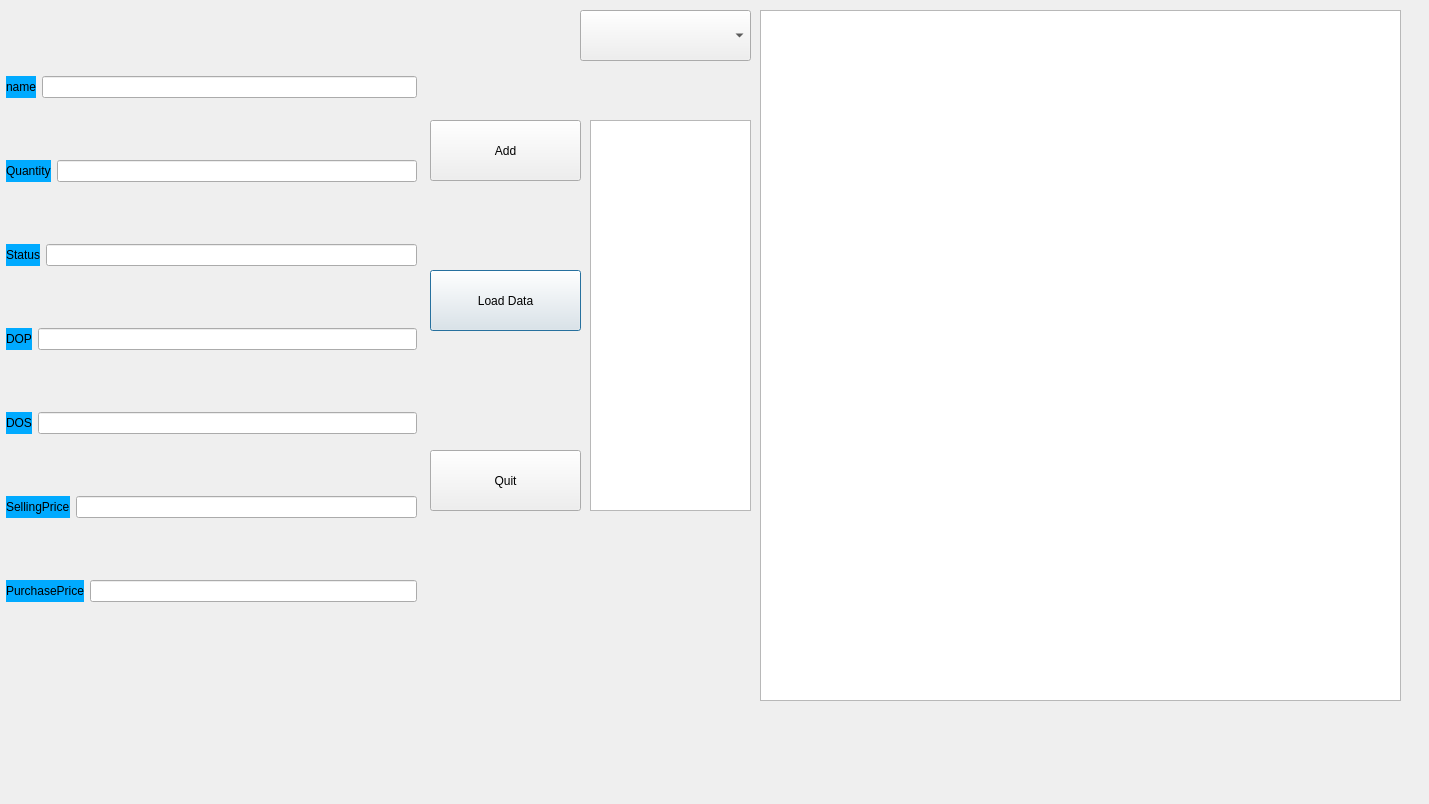
<?xml version="1.0" encoding="UTF-8"?>
<ui version="4.0">
 <class>AdminDialog1</class>
 <widget class="QDialog" name="AdminDialog1">
  <property name="geometry">
   <rect>
    <x>0</x>
    <y>0</y>
    <width>1429</width>
    <height>804</height>
   </rect>
  </property>
  <property name="windowTitle">
   <string>Dialog</string>
  </property>
  <widget class="QListView" name="listView">
   <property name="geometry">
    <rect>
     <x>590</x>
     <y>120</y>
     <width>161</width>
     <height>391</height>
    </rect>
   </property>
   <property name="styleSheet">
    <string notr="true">font: 75 14pt &quot;MS Shell Dlg 2&quot;;
color: rgb(255, 255, 255);</string>
   </property>
  </widget>
  <widget class="QPushButton" name="pushButton_loadInfo">
   <property name="geometry">
    <rect>
     <x>430</x>
     <y>270</y>
     <width>151</width>
     <height>61</height>
    </rect>
   </property>
   <property name="styleSheet">
    <string notr="true">font: 75 14pt &quot;MS Shell Dlg 2&quot;;</string>
   </property>
   <property name="text">
    <string>Load Data</string>
   </property>
  </widget>
  <widget class="QComboBox" name="comboBox">
   <property name="geometry">
    <rect>
     <x>580</x>
     <y>10</y>
     <width>171</width>
     <height>51</height>
    </rect>
   </property>
   <property name="styleSheet">
    <string notr="true">font: 75 14pt &quot;MS Shell Dlg 2&quot;;</string>
   </property>
  </widget>
  <widget class="QPushButton" name="pushButton_save">
   <property name="geometry">
    <rect>
     <x>430</x>
     <y>120</y>
     <width>151</width>
     <height>61</height>
    </rect>
   </property>
   <property name="styleSheet">
    <string notr="true">font: 75 14pt &quot;MS Shell Dlg 2&quot;;</string>
   </property>
   <property name="text">
    <string>Add</string>
   </property>
  </widget>
  <widget class="QTableView" name="tableView">
   <property name="geometry">
    <rect>
     <x>760</x>
     <y>10</y>
     <width>641</width>
     <height>691</height>
    </rect>
   </property>
   <property name="styleSheet">
    <string notr="true">font: 75 10pt &quot;MS Shell Dlg 2&quot;;</string>
   </property>
  </widget>
  <widget class="QWidget" name="layoutWidget">
   <property name="geometry">
    <rect>
     <x>6</x>
     <y>20</y>
     <width>411</width>
     <height>641</height>
    </rect>
   </property>
   <layout class="QVBoxLayout" name="verticalLayout">
    <item>
     <layout class="QHBoxLayout" name="horizontalLayout">
      <item>
       <widget class="QLabel" name="label">
        <property name="styleSheet">
         <string notr="true">background-color: rgb(0, 170, 255);
font: 75 14pt &quot;MS Shell Dlg 2&quot;;
border-color: rgb(0, 170, 255);</string>
        </property>
        <property name="text">
         <string>name</string>
        </property>
       </widget>
      </item>
      <item>
       <widget class="QLineEdit" name="lineEdit_sName">
        <property name="styleSheet">
         <string notr="true">font: 75 12pt &quot;MS Shell Dlg 2&quot;;</string>
        </property>
       </widget>
      </item>
     </layout>
    </item>
    <item>
     <layout class="QHBoxLayout" name="horizontalLayout_2">
      <item>
       <widget class="QLabel" name="label_2">
        <property name="styleSheet">
         <string notr="true">background-color: rgb(0, 170, 255);
font: 75 14pt &quot;MS Shell Dlg 2&quot;;
border-color: rgb(0, 170, 255);</string>
        </property>
        <property name="text">
         <string>Quantity</string>
        </property>
       </widget>
      </item>
      <item>
       <widget class="QLineEdit" name="lineEdit_sQuantity">
        <property name="styleSheet">
         <string notr="true">font: 75 12pt &quot;MS Shell Dlg 2&quot;;</string>
        </property>
       </widget>
      </item>
     </layout>
    </item>
    <item>
     <layout class="QHBoxLayout" name="horizontalLayout_6">
      <item>
       <widget class="QLabel" name="label_5">
        <property name="styleSheet">
         <string notr="true">background-color: rgb(0, 170, 255);
font: 75 14pt &quot;MS Shell Dlg 2&quot;;
border-color: rgb(0, 170, 255);</string>
        </property>
        <property name="text">
         <string>Status</string>
        </property>
       </widget>
      </item>
      <item>
       <widget class="QLineEdit" name="lineEdit_sStatus">
        <property name="styleSheet">
         <string notr="true">font: 75 12pt &quot;MS Shell Dlg 2&quot;;</string>
        </property>
       </widget>
      </item>
     </layout>
    </item>
    <item>
     <layout class="QHBoxLayout" name="horizontalLayout_3">
      <item>
       <widget class="QLabel" name="label_3">
        <property name="styleSheet">
         <string notr="true">background-color: rgb(0, 170, 255);
font: 75 14pt &quot;MS Shell Dlg 2&quot;;
border-color: rgb(0, 170, 255);</string>
        </property>
        <property name="text">
         <string>DOP</string>
        </property>
       </widget>
      </item>
      <item>
       <widget class="QLineEdit" name="lineEdit_sDOP">
        <property name="styleSheet">
         <string notr="true">font: 75 12pt &quot;MS Shell Dlg 2&quot;;</string>
        </property>
       </widget>
      </item>
     </layout>
    </item>
    <item>
     <layout class="QHBoxLayout" name="horizontalLayout_4">
      <item>
       <widget class="QLabel" name="label_4">
        <property name="styleSheet">
         <string notr="true">background-color: rgb(0, 170, 255);
font: 75 14pt &quot;MS Shell Dlg 2&quot;;
border-color: rgb(0, 170, 255);</string>
        </property>
        <property name="text">
         <string>DOS</string>
        </property>
       </widget>
      </item>
      <item>
       <widget class="QLineEdit" name="lineEdit_sDOS">
        <property name="styleSheet">
         <string notr="true">font: 75 12pt &quot;MS Shell Dlg 2&quot;;</string>
        </property>
       </widget>
      </item>
     </layout>
    </item>
    <item>
     <layout class="QHBoxLayout" name="horizontalLayout_7">
      <item>
       <widget class="QLabel" name="label_8">
        <property name="styleSheet">
         <string notr="true">background-color: rgb(0, 170, 255);
font: 75 14pt &quot;MS Shell Dlg 2&quot;;
border-color: rgb(0, 170, 255);</string>
        </property>
        <property name="text">
         <string>SellingPrice</string>
        </property>
       </widget>
      </item>
      <item>
       <widget class="QLineEdit" name="lineEdit_sSellingPrice">
        <property name="styleSheet">
         <string notr="true">font: 75 12pt &quot;MS Shell Dlg 2&quot;;</string>
        </property>
       </widget>
      </item>
     </layout>
    </item>
    <item>
     <layout class="QHBoxLayout" name="horizontalLayout_5">
      <item>
       <widget class="QLabel" name="label_6">
        <property name="styleSheet">
         <string notr="true">background-color: rgb(0, 170, 255);
font: 75 14pt &quot;MS Shell Dlg 2&quot;;
border-color: rgb(0, 170, 255);</string>
        </property>
        <property name="text">
         <string>PurchasePrice</string>
        </property>
       </widget>
      </item>
      <item>
       <widget class="QLineEdit" name="lineEdit_sPurchasePrice">
        <property name="styleSheet">
         <string notr="true">font: 75 12pt &quot;MS Shell Dlg 2&quot;;</string>
        </property>
       </widget>
      </item>
     </layout>
    </item>
   </layout>
  </widget>
  <widget class="QPushButton" name="pushButton_quit">
   <property name="geometry">
    <rect>
     <x>430</x>
     <y>450</y>
     <width>151</width>
     <height>61</height>
    </rect>
   </property>
   <property name="styleSheet">
    <string notr="true">font: 75 14pt &quot;MS Shell Dlg 2&quot;;</string>
   </property>
   <property name="text">
    <string>Quit</string>
   </property>
  </widget>
 </widget>
 <resources/>
 <connections/>
</ui>
